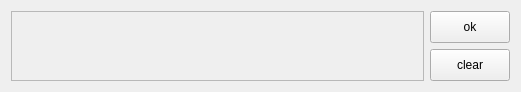
<?xml version="1.0" encoding="UTF-8"?>
<ui version="4.0">
 <class>CoordsPanel</class>
 <widget class="QWidget" name="CoordsPanel">
  <property name="geometry">
   <rect>
    <x>0</x>
    <y>0</y>
    <width>521</width>
    <height>88</height>
   </rect>
  </property>
  <property name="sizePolicy">
   <sizepolicy hsizetype="Preferred" vsizetype="Minimum">
    <horstretch>0</horstretch>
    <verstretch>0</verstretch>
   </sizepolicy>
  </property>
  <property name="windowTitle">
   <string>Form</string>
  </property>
  <layout class="QHBoxLayout" name="horizontalLayout">
   <item>
    <widget class="QScrollArea" name="scrollArea">
     <property name="widgetResizable">
      <bool>true</bool>
     </property>
     <widget class="QWidget" name="scrollAreaWidgetContents">
      <property name="geometry">
       <rect>
        <x>0</x>
        <y>0</y>
        <width>413</width>
        <height>68</height>
       </rect>
      </property>
     </widget>
    </widget>
   </item>
   <item>
    <layout class="QVBoxLayout" name="verticalLayout">
     <item>
      <widget class="QPushButton" name="pushButton">
       <property name="sizePolicy">
        <sizepolicy hsizetype="Minimum" vsizetype="Minimum">
         <horstretch>0</horstretch>
         <verstretch>0</verstretch>
        </sizepolicy>
       </property>
       <property name="text">
        <string>ok</string>
       </property>
      </widget>
     </item>
     <item>
      <widget class="QPushButton" name="clearButton">
       <property name="sizePolicy">
        <sizepolicy hsizetype="Minimum" vsizetype="Minimum">
         <horstretch>0</horstretch>
         <verstretch>0</verstretch>
        </sizepolicy>
       </property>
       <property name="text">
        <string>clear</string>
       </property>
      </widget>
     </item>
    </layout>
   </item>
  </layout>
 </widget>
 <resources/>
 <connections/>
</ui>
